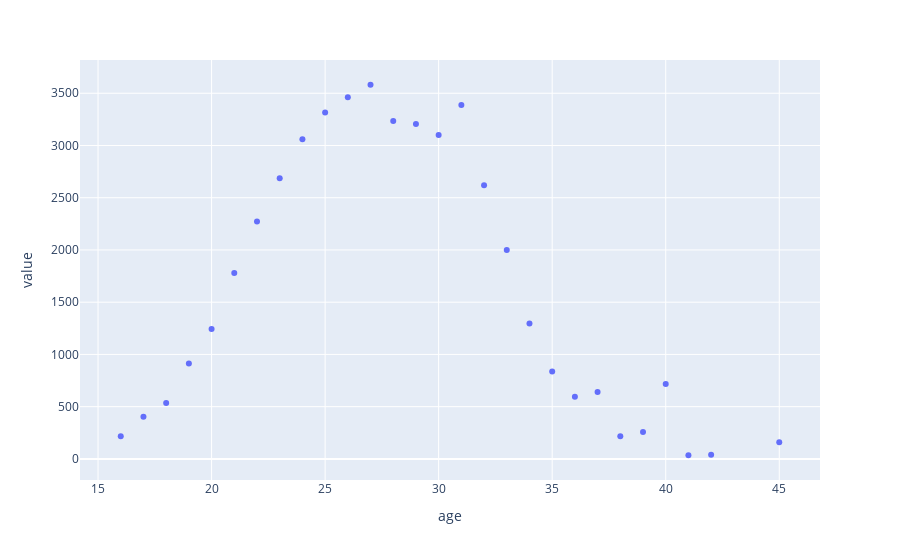

Notebook source saved alongside this figure:
### Code cell
iplot(px.scatter(value_age , x = 'age' , y = 'value'))

### Figure 1 — Plotly figure (JSON) as saved in the notebook; plotly's stock layout.template omitted (floating-point values rounded to 4 significant figures)
{"data": [{"hovertemplate": "age=%{x}<br>value=%{y}<extra></extra>", "legendgroup": "", "marker": {"color": "#636efa", "symbol": "circle"}, "mode": "markers", "name": "", "orientation": "v", "showlegend": false, "type": "scatter", "x": [16, 17, 18, 19, 20, 21, 22, 23, 24, 25, 26, 27, 28, 29, 30, 31, 32, 33, 34, 35, 36, 37, 38, 39, 40, 41, 42, 45], "xaxis": "x", "y": [216.4, 403.7, 534.2, 914.3, 1243.0, 1778.0, 2271.0, 2685.0, 3061.0, 3317.0, 3461.0, 3581.0, 3234.0, 3205.0, 3101.0, 3386.0, 2620.0, 1999.0, 1296.0, 835.5, 595.9, 639.7, 216.8, 258.3, 716.4, 35, 40, 160], "yaxis": "y"}], "layout": {"legend": {"tracegroupgap": 0}, "margin": {"t": 60}, "xaxis": {"anchor": "y", "domain": [0, 1], "title": {"text": "age"}}, "yaxis": {"anchor": "x", "domain": [0, 1], "title": {"text": "value"}}}}
